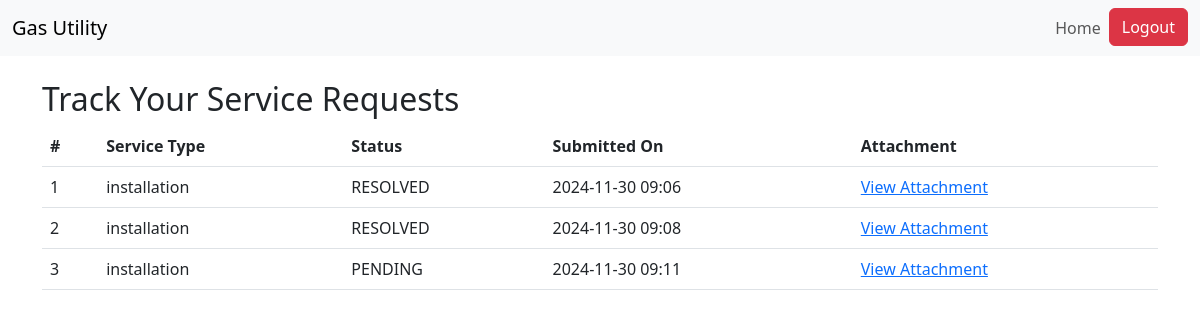
The app's page /customer/track-request/ (signed in) with its own data.
### support/models.py (models this page shows, shortened)
class ServiceRequest(models.Model):
    STATUS_CHOICES = [
        ('PENDING', 'Pending'),
        ('IN_PROGRESS', 'In Progress'),
        ('RESOLVED', 'Resolved'),
    ]
    customer = models.ForeignKey(Customer, on_delete=models.CASCADE)
    service_type = models.CharField(max_length=50)
    description = models.TextField()
    attachment = models.FileField(upload_to='service_attachments/', blank=True, null=True)
    status = models.CharField(max_length=20, choices=STATUS_CHOICES, default='PENDING')
    submitted_at = models.DateTimeField(auto_now_add=True)
    resolved_at = models.DateTimeField(null=True, blank=True)

### customer/views.py (the view)
# urls.py: path('track-request/', views.track_request, name='track_request'),
@login_required
def track_request(request):
    requests = ServiceRequest.objects.filter(customer=request.user)
    if not requests:
        messages.info(request, "You have no service requests at the moment.")
    return render(request, 'customer/track_request.html', {'requests': requests})

### customer/templates/customer/track_request.html
{% extends 'base.html' %}
{% block content %}
<h2>Track Your Service Requests</h2>
<table class="table">
    <thead>
        <tr>
            <th>#</th>
            <th>Service Type</th>
            <th>Status</th>
            <th>Submitted On</th>
            <th>Attachment</th>
        </tr>
    </thead>
    <tbody>
        {% if requests %}
            {% for request in requests %}
            <tr>
                <td>{{ forloop.counter }}</td>
                <td>{{ request.service_type }}</td>
                <td>{{ request.status }}</td>
                <td>{{ request.submitted_at|date:"Y-m-d H:i" }}</td>
                <td>
                    {% if request.attachment %}
                        <a href="{{ request.attachment.url }}" target="_blank">View Attachment</a>
                    {% else %}
                        No Attachment
                    {% endif %}
                </td>
            </tr>
            {% endfor %}
        {% else %}
            <tr>
                <td colspan="5">No service requests found.</td>
            </tr>
        {% endif %}
    </tbody>
</table>
{% endblock %}

### records on screen
ServiceRequest: service_type "installation", status "RESOLVED", submitted_at "2024-11-30 09:06"
ServiceRequest: service_type "installation", status "RESOLVED", submitted_at "2024-11-30 09:08"
ServiceRequest: service_type "installation", status "PENDING", submitted_at "2024-11-30 09:11"
